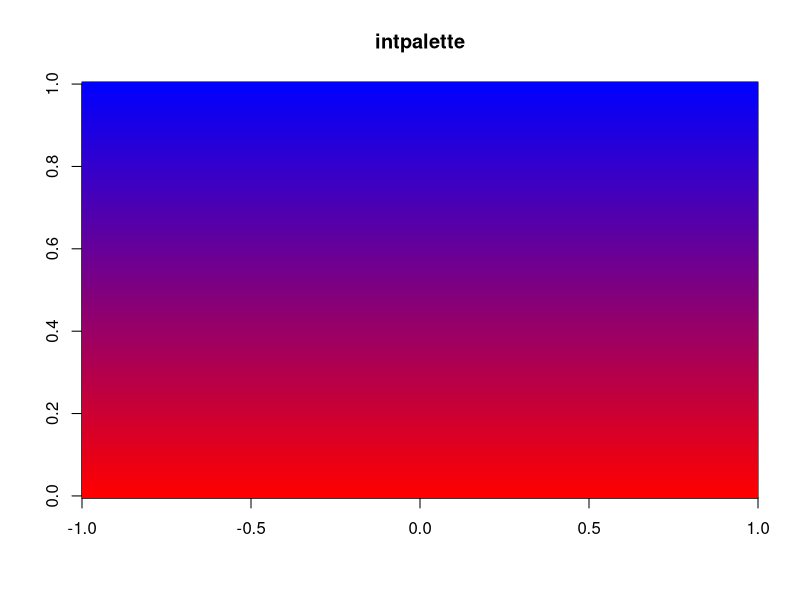
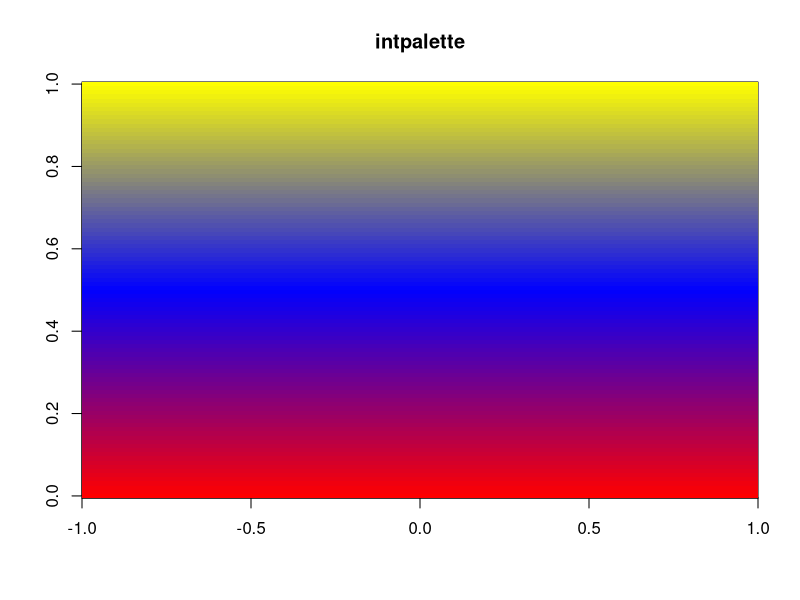

The R source for these figures, in order:
# r2py crawler metadata
# package: shape
# source_type: rd_example
# topic: intpalette.Rd
# source_file: C:\Users\bened\AppData\Local\R\win-library\4.5\shape\help
# lines: 9

suppressPackageStartupMessages(library(shape))
intpalette(c("white", "black"), n = 10)
grey(seq(1, 0, length.out = 10))
image(matrix(nrow = 1,ncol = 100, data = 1:100),
      col = intpalette(c("red", "blue"), numcol = 100),
      main = "intpalette")
image(matrix(nrow = 1, ncol = 100, data = 1:100),
      col = intpalette(c("red", "blue", "yellow"), numcol = 100),
      main = "intpalette")
